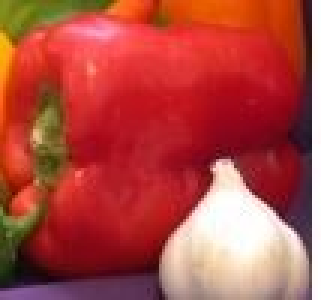
#> input picture ref.bmp, 107 x 100 px (shown 3 times larger)
$ python hierarchical.py
#> lines starting #> are read from the running program, lines starting #| are printed output that depends on the picture
import numpy as np
import time
import cv2
from matplotlib import pyplot as plt
import matplotlib.patches as patches
from PIL import Image

test_image = 'sea.bmp'
ref_image = 'ref.bmp'
hierarchy = 3

def main():
    ref = cv2.imread(ref_image, cv2.IMREAD_GRAYSCALE)
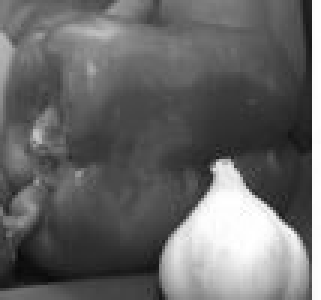
#> ref: shape (100, 107) (shown 3 times larger); min 10, max 255, mean 103.8
    plt.plot(), plt.imshow(ref, 'gray'), plt.title('ORIGINAL')
    plt.show()

    test = cv2.imread(test_image, cv2.IMREAD_GRAYSCALE)
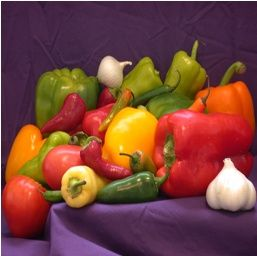
#> input picture sea.bmp, 257 x 256 px
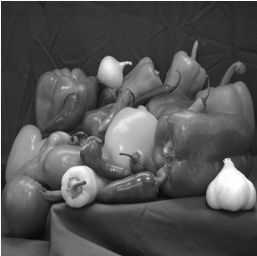
#> test: shape (256, 257); min 7, max 255, mean 82.9
    plt.plot(), plt.imshow(test, 'gray'), plt.title('ORIGINAL')
    plt.show()

    ref_x, ref_y = ref.shape
#> ref_x = 100; ref_y = 107
    test_x, test_y = test.shape
#> test_x = 256; test_y = 257
    # [4 lines of commented-out code are left out]

    test1 = cv2.resize(test, (int(np.ceil(test_x / 2**hierarchy)), int(np.ceil(test_y / 2**hierarchy))), interpolation=cv2.INTER_CUBIC)
    ref1 = cv2.resize(ref, (int(np.ceil(ref_x / 2**hierarchy)), int(np.ceil(ref_y / 2**hierarchy))), interpolation=cv2.INTER_CUBIC)

    print("Reference Image Dimension")
    print(ref_x)
#| 100
    print(ref_y)
#| 107
    print("Test Image Dimension")
    print(test_x)
#| 256
    print(test_y)
#| 257

    lowest = float('inf')
    # print(lowest)
    start = time.clock()
    limit_x = int(np.ceil(test_x / 2**hierarchy)) - int(np.ceil(ref_x / 2**hierarchy)) + 1
#> limit_x = 20
    limit_y = int(np.ceil(test_y / 2**hierarchy)) - int(np.ceil(ref_y / 2**hierarchy)) + 1
#> limit_y = 20
    print(limit_x)
#| 20
    print(limit_y)
#| 20
    for i in range(0, limit_x):
        for j in range(0, limit_y):
            end_x = i + int(np.ceil(ref_x / 2**hierarchy))
            end_y = j + int(np.ceil(ref_y / 2**hierarchy))
            test_interval = test1[j:end_y, i:end_x]
            diff = test_interval - ref1
            diff_sqr = np.sum(diff * diff)
            if lowest > diff_sqr:
                lowest = diff_sqr
                best_x = i
                best_y = j
#> after the loop, best_x = 19; best_y = 13; lowest = 11070

    # best_x = best_x * 2**hierarchy
    # best_y = best_y * 2**hierarchy

    a = [(0, 0), (0, 1), (0, -1), (1, 0), (-1, 0), (1, 1), (1, -1), (-1, 1), (-1, -1)]
    lst = []
    for i in range(0, hierarchy):
        best_x = best_x * 2
        best_y = best_y * 2
        test1 = cv2.resize(test, (int(np.ceil(test_x / 2**(hierarchy - i-1))), int(np.ceil(test_y / 2**(hierarchy - i-1)))), interpolation=cv2.INTER_CUBIC)
        ref1 = cv2.resize(ref, (int(np.ceil(ref_x / 2**(hierarchy - i-1))), int(np.ceil(ref_y / 2**(hierarchy - i-1)))), interpolation=cv2.INTER_CUBIC)
        lst = np.add(a, [(best_x, best_y)])
        for point in lst:
            end_x = point[0] + int(np.ceil(ref_x / 2**(hierarchy - i-1)))
            end_y = point[1] + int(np.ceil(ref_y / 2**(hierarchy - i-1)))

            if end_x > int(np.ceil(test_x / 2**(hierarchy - i-1))) or end_y > int(np.ceil(test_y / 2**(hierarchy - i-1))):
                continue

            test_interval = test1[point[1]:end_y, point[0]:end_x]
            diff = test_interval - ref1
            # print(diff)
            diff_sqr = np.sum(diff * diff)
            # print(diff_sqr)
            if lowest > diff_sqr:
                lowest = diff_sqr
                best_x = point[0]
                best_y = point[1]
#> this loop made 3 passes
#> pass 1, in main, `test1 = cv2.resize(test, (int(np.ceil(test_x / 2**(hierarchy - i-1))),..`:
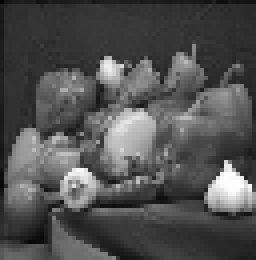
#> test1: shape (65, 64) (shown 4 times larger); min 4, max 255, mean 80.8
#> pass 1, in main, `ref1 = cv2.resize(ref, (int(np.ceil(ref_x / 2**(hierarchy - i-1))), in..`:
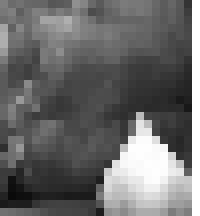
#> ref1: shape (27, 25) (shown 8 times larger); min 10, max 255, mean 106.2
#> after the loop, best_x = 152; best_y = 104; lowest = 11070

    end = time.clock()
    total_time = end - start
    print("Total Time ")
    print(total_time)

    print("Printing My Result ")
    print(best_x)
#| 152
    print(best_y)
#| 104
    print(lowest)
#| 11070

    im = np.array(Image.open(test_image), dtype=np.uint8)
    fig, ax = plt.subplots(1)
    ax.imshow(im)
    rect = patches.Rectangle((best_x, best_y), ref_y, ref_x, linewidth=3, edgecolor='r', facecolor='none')
    ax.add_patch(rect)
    plt.show()
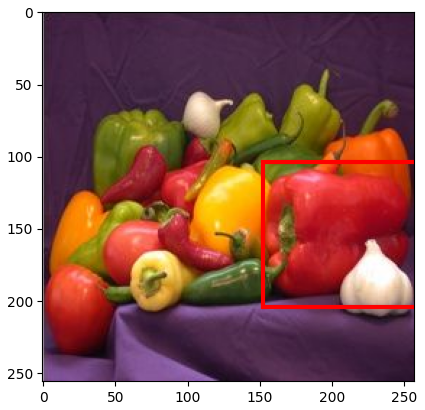
#> figure drawn by matplotlib, 1 panel

    print("Printing open-cv result")
    res = cv2.matchTemplate(test, ref, cv2.TM_SQDIFF)
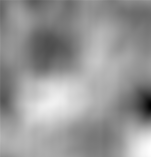
#> res: shape (157, 151) float32; min 19117392, max 99612344, mean 66717656; drawn with min black and max white
    min_val, max_val, min_loc, max_loc = cv2.minMaxLoc(res)
#> min_val = 19117392; max_val = 99612344; min_loc = (150, 105); max_loc = (150, 150)
    print(min_loc)
#| (150, 105)
    print(min_val)
#| 19117392.0


if __name__ == "__main__":
    main()
